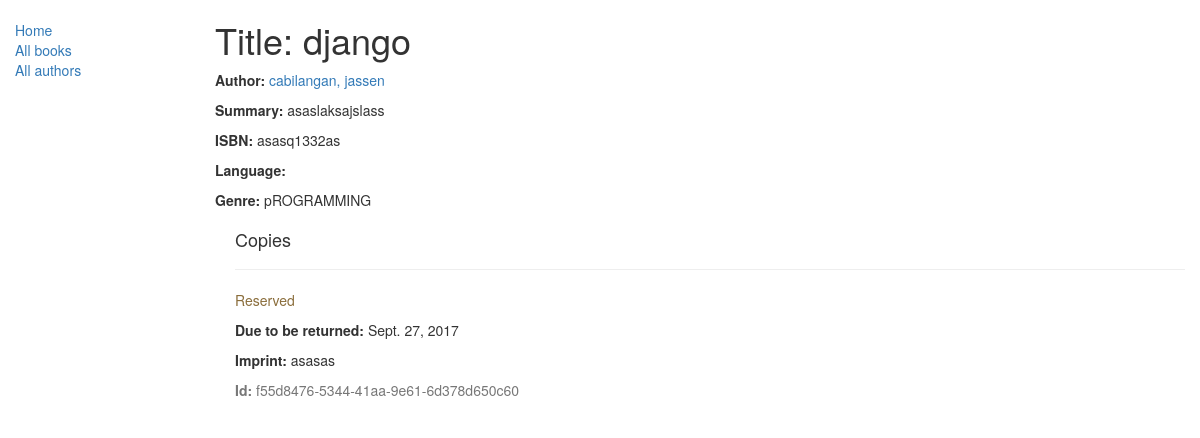
/catalog/book/1, run on the app's committed database.
### catalog/models.py (models this page shows, shortened)
class Book(models.Model):
	title = models.CharField(max_length=200)
	author = models.ForeignKey('Author', on_delete=models.SET_NULL, null=True)
	summary = models.TextField(max_length=1000, help_text="Enter a brief description of the book")
	isbn = models.CharField('ISBN',max_length=13, help_text='13 Character <a href="https://www.isbn-international.org/content/what-isbn">ISBN number</a>')
	genre = models.ManyToManyField(Genre, help_text="Select a genre for this book")

class Author(models.Model):
    first_name = models.CharField(max_length=100)
    last_name = models.CharField(max_length=100)
    date_of_birth = models.DateField(null=True, blank=True)
    date_of_death = models.DateField('Died', null=True, blank=True)
    def __str__(self):
        return '%s, %s' % (self.last_name, self.first_name)
    class Meta:
        ordering = ['last_name']

class Genre(models.Model):
	Name= models.CharField(max_length=150, help_text="Enter a book genre (e.g. Science Fiction, French Poetry etc.)")
	def __str__(self):
		return self.Name

class BookInstance(models.Model):
    id = models.UUIDField(primary_key=True, default=uuid.uuid4, help_text="Unique ID for this particular book across whole library")
    book = models.ForeignKey('Book', on_delete=models.SET_NULL, null=True)
    imprint = models.CharField(max_length=200)
    due_back = models.DateField(null=True, blank=True)
    LOAN_STATUS = (
        ('m', 'Maintenance'),
        ('o', 'On loan'),
        ('a', 'Available'),
        ('r', 'Reserved'),
    )
    status = models.CharField(max_length=1, choices=LOAN_STATUS, blank=True, default='m', help_text='Book availability')
    class Meta:
        ordering = ["due_back"]

### catalog/views.py (the view)
# urls.py: url(r'^book/(?P<pk>\d+)$', views.BookDetailView.as_view(), name='book-detail'),
class BookDetailView(DetailView):
	model = Book
	template_name = "book_detail.html"
	def get_context_data(self, **kwargs):
		context = super(BookDetailView, self).get_context_data(**kwargs)
		return context

### catalog/templates/book_detail.html
{% extends "base_generic.html" %}
{% block content %}
<h1>Title: {{ book.title }} </h1>
<p><strong>Author:</strong> <a href = " ">  {{ book.author }}</a></p>
<p><strong>Summary:</strong>  {{ book.summary }}  </p>
<p><strong>ISBN:</strong> {{ book.isbn }}</p>
<p><strong>Language:</strong> {{ book.language }}</p>
<p><strong>Genre:</strong>  {% for genre in book.genre.all %} {{ genre }}{% if not forloop.last %}, {% endif %}{% endfor %}</p>
<div style="margin-left:20px;margin-top:20px">
  <h4>Copies</h4>
  {% for copy in book.bookinstance_set.all %}
    <hr>
    <p class="{% if copy.status == 'a' %}text-success{% elif copy.status == 'd' %}text-danger{% else %}text-warning{% endif %}">{{ copy.get_status_display }}</p>
    {% if copy.status != 'a' %}<p><strong>Due to be returned:</strong> {{copy.due_back}}</p>{% endif %}
    <p><strong>Imprint:</strong> {{copy.imprint}}</p>
    <p class="text-muted"><strong>Id:</strong> {{copy.id}}</p>
    {% endfor %}
  </div>
{% endblock %}

### data on the page
Book: title "django", author "cabilangan, jassen", summary "asaslaksajslass", isbn "asasq1332as"
Genre: Name "pROGRAMMING"
BookInstance: status "Reserved", due_back "Sept. 27, 2017", imprint "asasas", id "f55d8476-5344-41aa-9e61-6d378d650c60"
